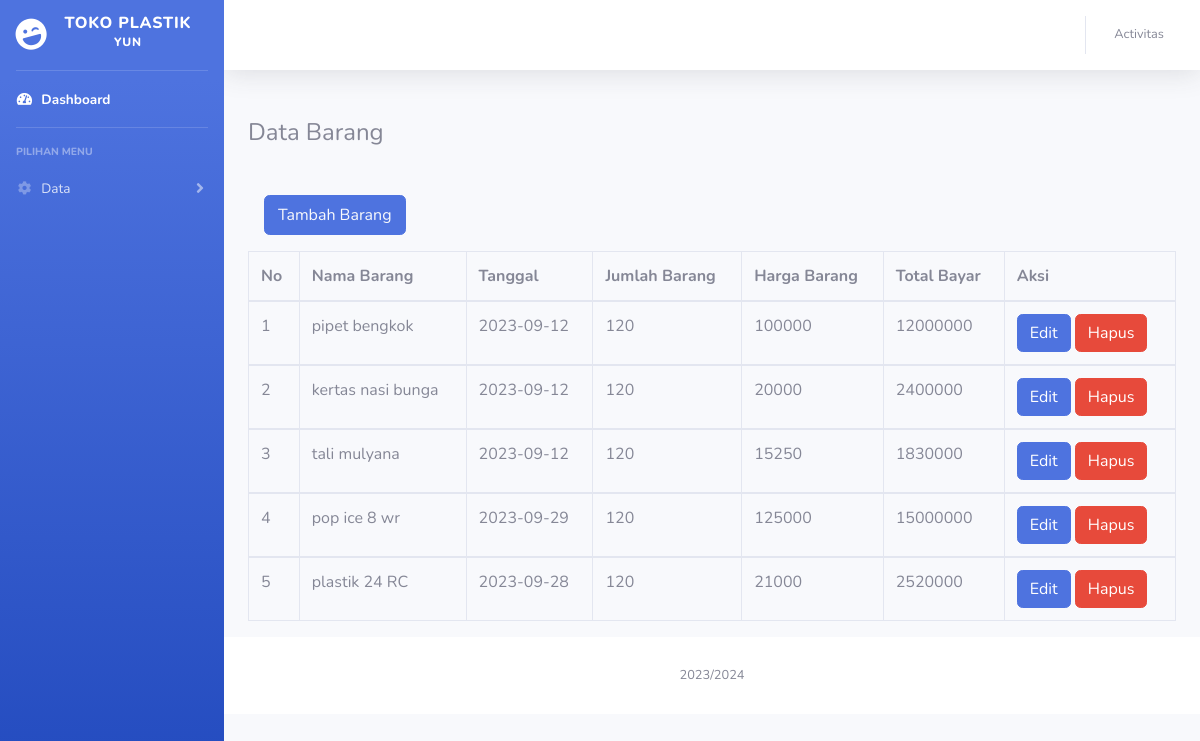
Page /index.php?barang=dataBarang on the committed database.
### tables this page shows
CREATE TABLE `tb_barang` (
  `kd_brg` int(11) NOT NULL,
  `nama_brg` varchar(255) NOT NULL,
  `tanggal` date NOT NULL,
  `jumlah_brg` int(11) NOT NULL,
  `harga_brg` int(11) NOT NULL,
  `total_byr` int(11) NOT NULL
);

### data/dataBarang.php (the view)
<div class="container">
        <br>
        <h4>Data Barang</h4>
        <table class="table table-bordered table-hover">
            <br>
            <nav>
            <div class="btn btn-primary m-3 p-0" role="button">
                <a href="index.php?barang=tambahBarang" class="btn text-light">Tambah Barang</a>
        </div>
    </nav>
            <thead>
                <tr>
                    <th>No</th>
                    <th>Nama Barang</th>
                    <th>Tanggal</th>
                    <th>Jumlah Barang</th>
                    <th>Harga Barang</th>
                    <th>Total Bayar</th>
                    <th colspan='2'>Aksi</th>
                </tr>
            </thead>
            <?php
            include (__DIR__. "/../config/koneksi.php");
            $sql = "SELECT * FROM tb_barang ORDER BY kd_brg asc";
            $hasil = mysqli_query($koneksi, $sql);
            $no = 0;
            while ($data = mysqli_fetch_array($hasil)) {
                $no++;
            ?>
            <tbody>
                <tr>
                    <td><?php echo $no; ?></td>
                    <td><?php echo $data['nama_brg']; ?></td>
                    <td> <?php echo $data['tanggal']; ?></td>
                    <td> <?php echo $data['jumlah_brg']; ?></td>
                    <td> <?php echo $data['harga_brg']; ?></td>
                    <td><?php echo $data['total_byr']; ?> </td>
                    <td>
                        <a href="index.php?barang=editBarang&kd_brg=<?php echo $data['kd_brg']; ?>" class="btn btn-primary" role="button">Edit</a>
                        <a href="index.php?barang=deleteBarang&kd_brg=<?php echo $data['kd_brg']; ?>" class=" btn btn-danger" role="button">Hapus</a>
                    </td>
                </tr>
            </tbody>
            <?php
            }
            ?>
        </table>
     </div>

### index.php (shortened to what this page needs)
<!DOCTYPE html>
<html lang="en">
<head>
    <link href="assets/vendor/fontawesome-free/css/all.min.css" rel="stylesheet" type="text/css">
    <link href="assets/css/sb-admin-2.min.css" rel="stylesheet">
</head>
<body id="page-top">
    <div id="wrapper">
        <ul class="navbar-nav bg-gradient-primary sidebar sidebar-dark accordion" id="accordionSidebar">
            <a class="sidebar-brand d-flex align-items-center justify-content-center" href="index.html">
                <div class="sidebar-brand-icon rotate-n-15">
                    <i class="fas fa-laugh-wink"></i>
                </div>
                <div class="sidebar-brand-text mx-3">Toko Plastik <sup>YUN</sup></div>
            </a>
            <hr class="sidebar-divider my-0">
            <li class="nav-item active">
                <a class="nav-link" href="dashboard.php">
                    <i class="fas fa-fw fa-tachometer-alt"></i>
                    <span>Dashboard</span></a>
            </li>
            <hr class="sidebar-divider">
            <div class="sidebar-heading">
                Pilihan Menu
            </div>
            <li class="nav-item">
                <a class="nav-link collapsed" href="#" data-toggle="collapse" data-target="#collapseTwo"
                    aria-expanded="true" aria-controls="collapseTwo">
                    <i class="fas fa-fw fa-cog"></i>
                    <span>Data</span>
                </a>
            </li>
        </ul>
        <div id="content-wrapper" class="d-flex flex-column">
            <div id="content">
                <nav class="navbar navbar-expand navbar-light bg-white topbar mb-4 static-top shadow">
                    <ul class="navbar-nav ml-auto">
                        <li class="nav-item dropdown no-arrow">
                            <a class="nav-link dropdown-toggle" href="#" id="userDropdown" role="button"
                                data-toggle="dropdown" aria-haspopup="true" aria-expanded="false">
                                <span class="mr-2 d-none d-lg-inline text-gray-600 small">Activitas</span>
                            </a>
                        </li>
                    </ul>
                </nav>
                <main>
                    <?php
                    include("config/koneksi.php");
                    if (isset($_GET["user"])) {
                        if ($_GET["user"] == "dataUser") {
                            include("data/dataUser.php");
                        } else if ($_GET["user"] == "deleteUser") {
                            include("data/deleteUser.php");
                        }
                    }else if (isset($_GET["barang"])) {
                        if ($_GET["barang"] == "dataBarang") {
                            include("data/dataBarang.php");
                        }
                    }else if (isset($_GET["penjualan"])) {
                        if ($_GET["penjualan"] == "dataPenjualan") {
                            include("data/dataPenjualan.php");
                        }
                        else if ($_GET["penjualan"] == "tambahPenjualan") {
                            include("data/tambahPenjualan.php");
                        }
                        else if ($_GET["penjualan"] == "prosesPenjualan") {
                            include("data/prosesPenjualan.php");
                        }
                        else if ($_GET["penjualan"] == "editPenjualan") {
                            include("data/editPenjualan.php");
                        }
                        else if ($_GET["penjualan"] == "ProsesEditPenjualan") {
                            include("data/pEditPenjualan.php");
                        }
                        else if ($_GET["penjualan"] == "deletePenjualan") {
                            include("data/deletePenjualan.php");
                        }}
                    ?>
                </main>
     <footer class="sticky-footer bg-white">
                <div class="container my-auto">
                    <div class="copyright text-center my-auto">
                        <span>2023/2024</span>
                    </div>
                </div>
            </footer>
        </div>
    </div>
</body>
</html>

### rows in the picture
tb_barang: nama_brg "pipet bengkok", tanggal "2023-09-12", jumlah_brg "120", harga_brg "100000", total_byr "12000000"
tb_barang: nama_brg "kertas nasi bunga", tanggal "2023-09-12", jumlah_brg "120", harga_brg "20000", total_byr "2400000"
tb_barang: nama_brg "tali mulyana", tanggal "2023-09-12", jumlah_brg "120", harga_brg "15250", total_byr "1830000"
tb_barang: nama_brg "pop ice 8 wr", tanggal "2023-09-29", jumlah_brg "120", harga_brg "125000", total_byr "15000000"
tb_barang: nama_brg "plastik 24 RC", tanggal "2023-09-28", jumlah_brg "120", harga_brg "21000", total_byr "2520000"
